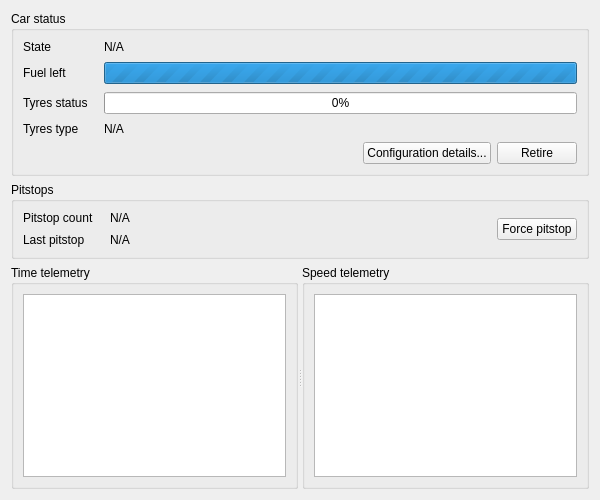
<?xml version="1.0" encoding="UTF-8"?>
<ui version="4.0">
 <class>CarStatusWidget</class>
 <widget class="QWidget" name="CarStatusWidget">
  <property name="geometry">
   <rect>
    <x>0</x>
    <y>0</y>
    <width>600</width>
    <height>500</height>
   </rect>
  </property>
  <property name="windowTitle">
   <string>Car Status Widget</string>
  </property>
  <layout class="QVBoxLayout" name="verticalLayout_3">
   <item>
    <widget class="QGroupBox" name="csBox">
     <property name="title">
      <string>Car status</string>
     </property>
     <layout class="QVBoxLayout" name="verticalLayout_4">
      <item>
       <layout class="QFormLayout" name="formLayout_2">
        <property name="horizontalSpacing">
         <number>16</number>
        </property>
        <property name="verticalSpacing">
         <number>8</number>
        </property>
        <item row="0" column="0">
         <widget class="QLabel" name="label_6">
          <property name="text">
           <string>State</string>
          </property>
         </widget>
        </item>
        <item row="0" column="1">
         <widget class="QLabel" name="stateLabel">
          <property name="sizePolicy">
           <sizepolicy hsizetype="Expanding" vsizetype="Preferred">
            <horstretch>0</horstretch>
            <verstretch>0</verstretch>
           </sizepolicy>
          </property>
          <property name="text">
           <string>N/A</string>
          </property>
         </widget>
        </item>
        <item row="1" column="0">
         <widget class="QLabel" name="label_3">
          <property name="text">
           <string>Fuel left</string>
          </property>
         </widget>
        </item>
        <item row="1" column="1">
         <widget class="QProgressBar" name="fuelBar">
          <property name="maximum">
           <number>0</number>
          </property>
          <property name="format">
           <string>%v/%m liters</string>
          </property>
         </widget>
        </item>
        <item row="2" column="0">
         <widget class="QLabel" name="label_4">
          <property name="text">
           <string>Tyres status</string>
          </property>
         </widget>
        </item>
        <item row="2" column="1">
         <widget class="QProgressBar" name="tyresBar">
          <property name="value">
           <number>0</number>
          </property>
         </widget>
        </item>
        <item row="3" column="0">
         <widget class="QLabel" name="label_5">
          <property name="text">
           <string>Tyres type</string>
          </property>
         </widget>
        </item>
        <item row="3" column="1">
         <widget class="QLabel" name="tyresLabel">
          <property name="sizePolicy">
           <sizepolicy hsizetype="Expanding" vsizetype="Preferred">
            <horstretch>0</horstretch>
            <verstretch>0</verstretch>
           </sizepolicy>
          </property>
          <property name="text">
           <string>N/A</string>
          </property>
         </widget>
        </item>
       </layout>
      </item>
      <item>
       <layout class="QHBoxLayout" name="horizontalLayout_2">
        <item>
         <spacer name="horizontalSpacer">
          <property name="orientation">
           <enum>Qt::Horizontal</enum>
          </property>
          <property name="sizeHint" stdset="0">
           <size>
            <width>40</width>
            <height>20</height>
           </size>
          </property>
         </spacer>
        </item>
        <item>
         <widget class="QPushButton" name="configButton">
          <property name="text">
           <string>Configuration details...</string>
          </property>
         </widget>
        </item>
        <item>
         <widget class="QPushButton" name="retireButton">
          <property name="text">
           <string>Retire</string>
          </property>
         </widget>
        </item>
       </layout>
      </item>
     </layout>
    </widget>
   </item>
   <item>
    <widget class="QGroupBox" name="pitBox">
     <property name="title">
      <string>Pitstops</string>
     </property>
     <layout class="QHBoxLayout" name="horizontalLayout">
      <item>
       <layout class="QFormLayout" name="formLayout">
        <property name="horizontalSpacing">
         <number>16</number>
        </property>
        <property name="verticalSpacing">
         <number>8</number>
        </property>
        <item row="0" column="0">
         <widget class="QLabel" name="label">
          <property name="text">
           <string>Pitstop count</string>
          </property>
         </widget>
        </item>
        <item row="0" column="1">
         <widget class="QLabel" name="psCountLabel">
          <property name="sizePolicy">
           <sizepolicy hsizetype="Expanding" vsizetype="Preferred">
            <horstretch>0</horstretch>
            <verstretch>0</verstretch>
           </sizepolicy>
          </property>
          <property name="text">
           <string>N/A</string>
          </property>
         </widget>
        </item>
        <item row="1" column="0">
         <widget class="QLabel" name="label_2">
          <property name="text">
           <string>Last pitstop</string>
          </property>
         </widget>
        </item>
        <item row="1" column="1">
         <widget class="QLabel" name="psOpsLabel">
          <property name="sizePolicy">
           <sizepolicy hsizetype="Expanding" vsizetype="Preferred">
            <horstretch>0</horstretch>
            <verstretch>0</verstretch>
           </sizepolicy>
          </property>
          <property name="text">
           <string>N/A</string>
          </property>
         </widget>
        </item>
       </layout>
      </item>
      <item>
       <widget class="QPushButton" name="pitstopButton">
        <property name="text">
         <string>Force pitstop</string>
        </property>
       </widget>
      </item>
     </layout>
    </widget>
   </item>
   <item>
    <widget class="QSplitter" name="splitter">
     <property name="sizePolicy">
      <sizepolicy hsizetype="Expanding" vsizetype="Expanding">
       <horstretch>0</horstretch>
       <verstretch>0</verstretch>
      </sizepolicy>
     </property>
     <property name="orientation">
      <enum>Qt::Horizontal</enum>
     </property>
     <widget class="QGroupBox" name="timeBox">
      <property name="title">
       <string>Time telemetry</string>
      </property>
      <layout class="QVBoxLayout" name="verticalLayout_2">
       <item>
        <widget class="QTableView" name="timeView">
         <property name="editTriggers">
          <set>QAbstractItemView::NoEditTriggers</set>
         </property>
         <property name="selectionMode">
          <enum>QAbstractItemView::NoSelection</enum>
         </property>
         <property name="wordWrap">
          <bool>false</bool>
         </property>
         <property name="cornerButtonEnabled">
          <bool>false</bool>
         </property>
        </widget>
       </item>
      </layout>
     </widget>
     <widget class="QGroupBox" name="speedBox">
      <property name="title">
       <string>Speed telemetry</string>
      </property>
      <layout class="QVBoxLayout" name="verticalLayout">
       <item>
        <widget class="QTableView" name="speedView">
         <property name="editTriggers">
          <set>QAbstractItemView::NoEditTriggers</set>
         </property>
         <property name="selectionMode">
          <enum>QAbstractItemView::NoSelection</enum>
         </property>
         <property name="wordWrap">
          <bool>false</bool>
         </property>
         <property name="cornerButtonEnabled">
          <bool>false</bool>
         </property>
        </widget>
       </item>
      </layout>
     </widget>
    </widget>
   </item>
  </layout>
 </widget>
 <resources/>
 <connections/>
</ui>
